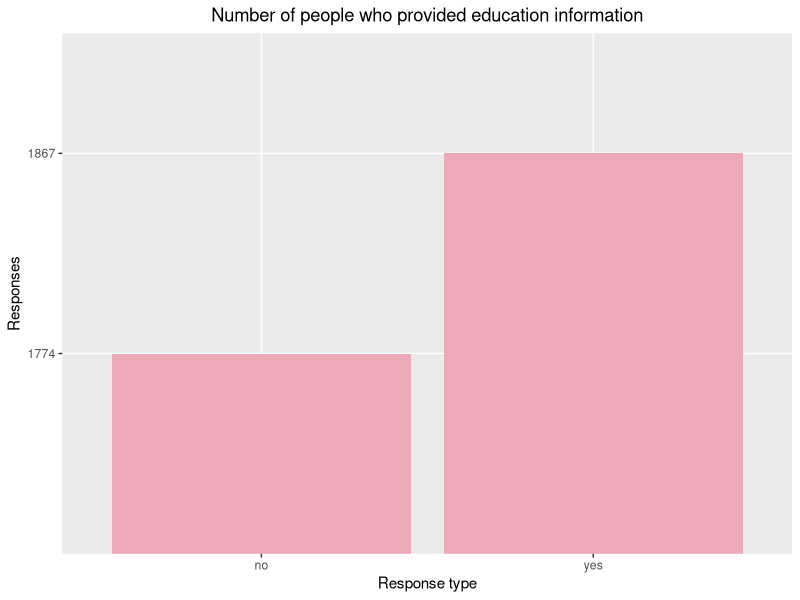
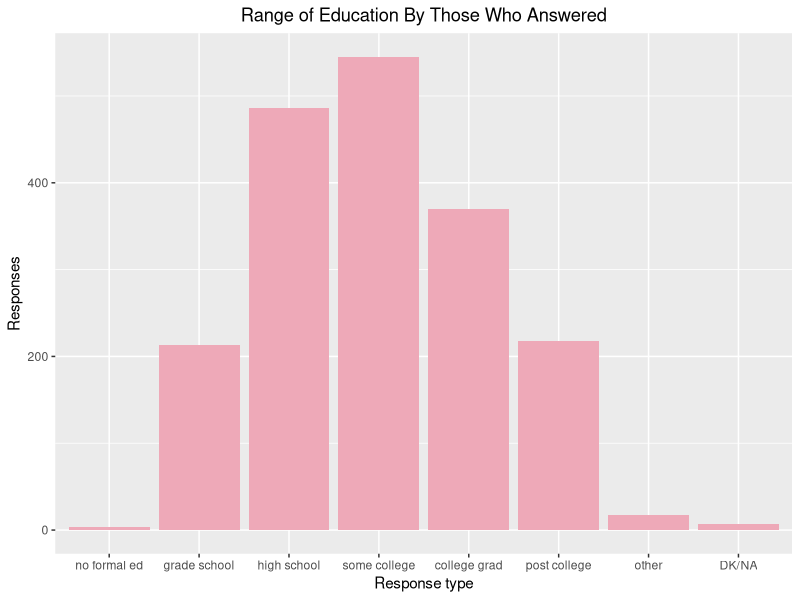
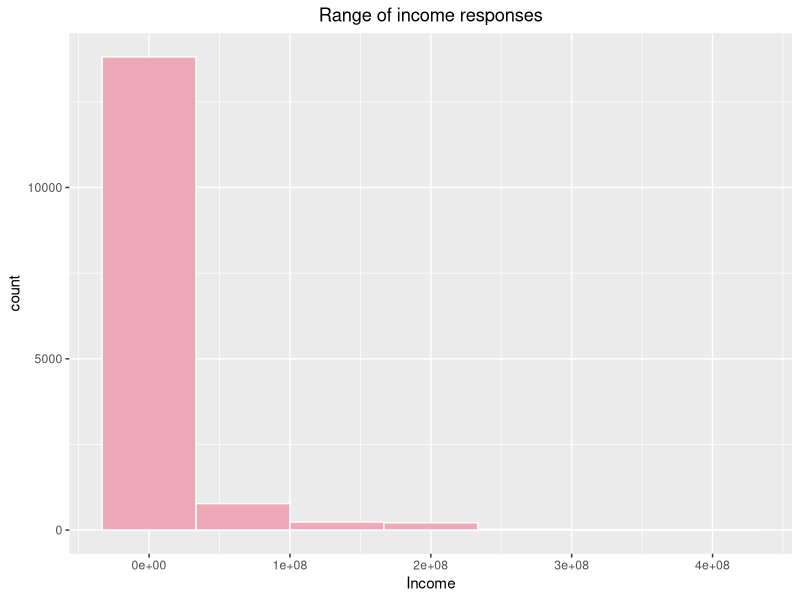

Generate these figures, in order, with R:
## ---- chunk 1
library(tidyverse)
## ---- chunk 2
# all years (cleaned data)
hrs <- read.csv('../../data/hrs_complete.csv')
## ---- chunk 3
# total people
n_hrs <- length(unique(hrs$person_id))
n_hrs

# total people per year / drop-off
hrs %>% 
  group_by(years) %>%
  distinct(person_id) %>%
  summarise(n())
## ---- chunk 4
# randomly sample one from each household
set.seed(242)
hhid_unique <- hrs %>% group_by(hhid) %>% sample_n(1) %>% select(person_id)

# filter for unique
hrs_unique <- hrs %>% filter(person_id %in% hhid_unique$person_id)
## ---- chunk 5
# total people with unique household
n_hrs <- length(unique(hrs_unique$person_id))
n_hrs
## ---- chunk 6
# how many did not answer: 21561 - 6241
no_edu <- hrs_unique %>% distinct(person_id, education) %>%
  filter(is.na(education))

# who answered
edu <- hrs_unique %>% distinct(person_id, education) %>%
  filter(!is.na(education)) 

# number who both did and did not answer at some point
nrow(merge(no_edu, edu, by = c("person_id", "person_id")))

# education responses
edu_response <- data.frame(cbind(type = c("no", "yes"), 
                                 responses = c(1774, 1867)))
ggplot(edu_response, aes(x = type, y = responses)) + 
  geom_bar(stat = "identity", fill = "pink2") + 
  ggtitle("Number of people who provided education information") + 
  theme(plot.title = element_text(hjust = 0.5)) +
  labs(x = "Response type", y = "Responses") 

# range of education
#edu_range <- edu %>% 
#  group_by(person_id) %>% 
#  summarise(education = mean(education))
## ---- chunk 7
# associate response number with edu type
edu_desc <- edu %>% mutate(edu_type = case_when(education == 0 ~ "no formal ed",
                                                 education >= 1 & education <= 11 ~ "grade school",
                                                 education == 12 ~ "high school",
                                                 education > 12 & education < 16 ~ "some college",
                                                 education == 16 ~ "college grad",
                                                 education == 17 ~ "post college",
                                                 education == 97 ~ "other",
                                                 education == 98 ~ "DK/NA",
                                                 education == 99 ~ "RF")) %>%
  mutate(edu_type_ordered = forcats::fct_relevel(edu_type, c("no formal ed",
                                               "grade school", "high school",
                                               "some college", "college grad", 
                                               "post college", "other", "DK/NA", "DF")))

# visualize types of education
ggplot(edu_desc, aes(x = edu_type_ordered)) + 
  geom_bar(fill = "pink2") + 
  ggtitle("Range of Education By Those Who Answered") + 
  theme(plot.title = element_text(hjust = 0.5)) +
  labs(x = "Response type", y = "Responses") 
## ---- chunk 8
# range of responses
# highest amounts reported
hrs_unique %>% select(person_id, income) %>%
  arrange(-income)

# lowest amounts reported
hrs_unique %>% select(person_id, income) %>%
  arrange(income)

# overall
summary(hrs_unique$income)
ggplot(hrs_unique %>% filter(!is.na(income)), aes(x = income)) + 
  geom_histogram(col = "white", fill = "pink2", bins = 7)  + 
  ggtitle("Range of income responses") + 
  theme(plot.title = element_text(hjust = 0.5)) +
  labs(x = "Income") 
## ---- chunk 9
# income reported per person 
hrs_unique %>% 
  group_by(person_id) %>% 
  summarise(income_responses = sum(!is.na(income))) %>%
  arrange(-income_responses)

# example: this person answered multiple times and their answered differed
hrs_unique %>% filter(person_id == 'h090841pn032')
